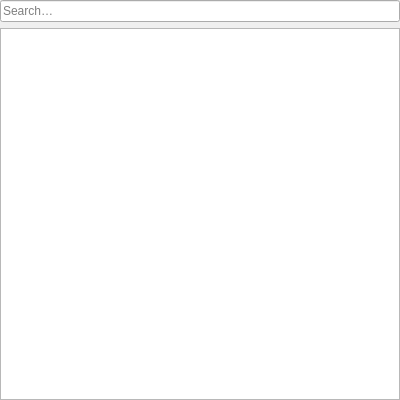
<?xml version="1.0" encoding="UTF-8"?>
<ui version="4.0">
 <class>Meerkat::PasswordsContentsWidget</class>
 <widget class="QWidget" name="Meerkat::PasswordsContentsWidget">
  <property name="geometry">
   <rect>
    <x>0</x>
    <y>0</y>
    <width>400</width>
    <height>400</height>
   </rect>
  </property>
  <layout class="QVBoxLayout" name="verticalLayout" stretch="0,1">
   <property name="leftMargin">
    <number>0</number>
   </property>
   <property name="topMargin">
    <number>0</number>
   </property>
   <property name="rightMargin">
    <number>0</number>
   </property>
   <property name="bottomMargin">
    <number>0</number>
   </property>
   <item>
    <widget class="QLineEdit" name="filterLineEdit">
     <property name="placeholderText">
      <string>Search…</string>
     </property>
     <property name="clearButtonEnabled">
      <bool>true</bool>
     </property>
    </widget>
   </item>
   <item>
    <widget class="Meerkat::ItemViewWidget" name="passwordsViewWidget">
     <property name="contextMenuPolicy">
      <enum>Qt::CustomContextMenu</enum>
     </property>
     <property name="editTriggers">
      <set>QAbstractItemView::NoEditTriggers</set>
     </property>
     <property name="selectionMode">
      <enum>QAbstractItemView::ExtendedSelection</enum>
     </property>
     <attribute name="headerDefaultSectionSize">
      <number>250</number>
     </attribute>
    </widget>
   </item>
  </layout>
 </widget>
 <customwidgets>
  <customwidget>
   <class>Meerkat::ItemViewWidget</class>
   <extends>QTreeView</extends>
   <header>src/ui/ItemViewWidget.h</header>
  </customwidget>
 </customwidgets>
 <tabstops>
  <tabstop>filterLineEdit</tabstop>
  <tabstop>passwordsViewWidget</tabstop>
 </tabstops>
 <resources/>
 <connections/>
</ui>
